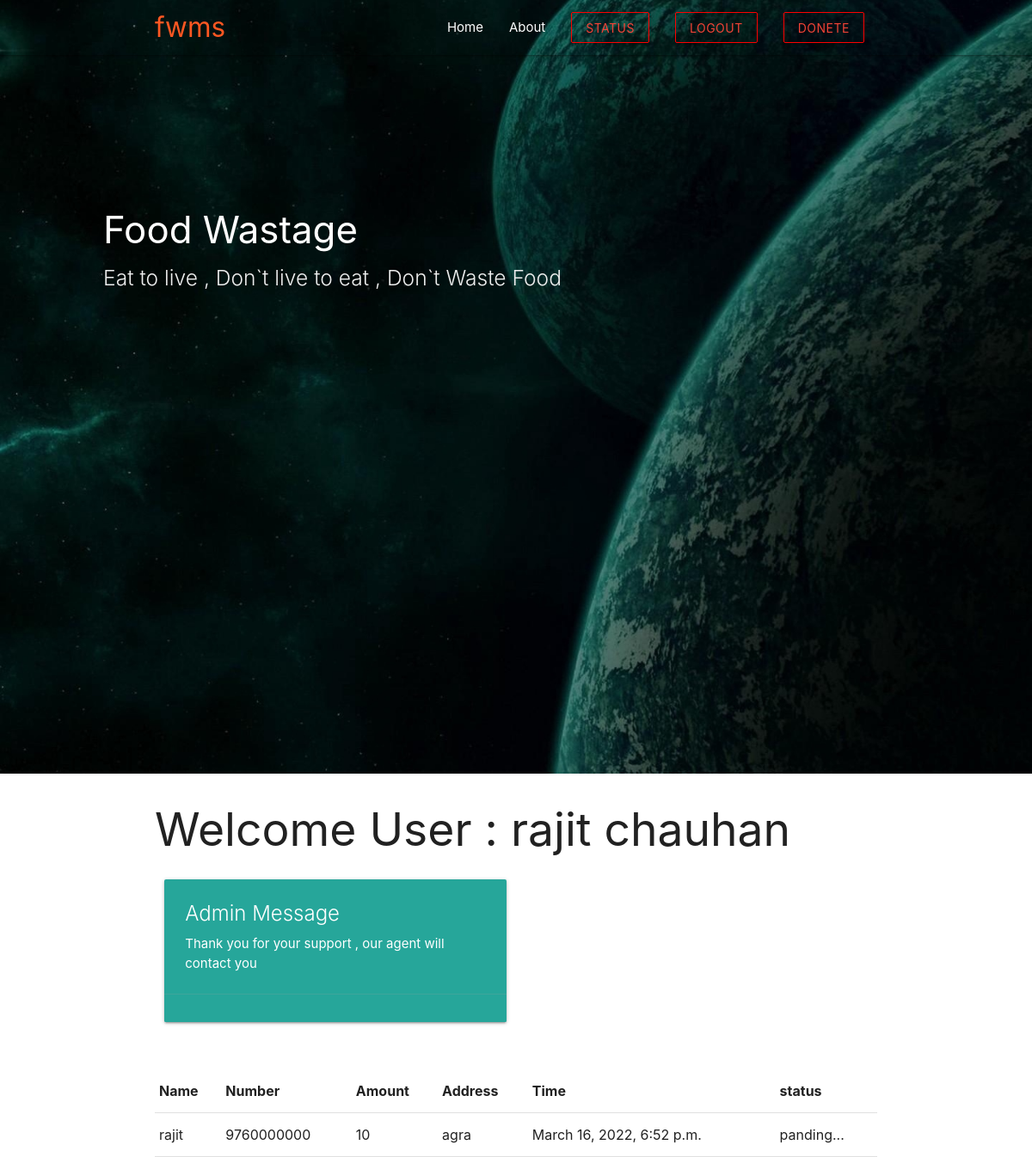
Screenshot of /status/ (signed in) with the database file from the repository.
### accounts/models.py (models this page shows, shortened)
class Donate_Food(models.Model):
    user  = models.OneToOneField(User , on_delete=models.CASCADE)
    phone = models.IntegerField(default=0)
    amount = models.IntegerField(default=0)
    Address = models.CharField(max_length=100)
    Donate_time = models.DateTimeField(auto_now_add=True)
    status = models.CharField(max_length=100 , default="panding...")
    message = models.CharField(max_length=100 , default='Thank you for your support  , our agent will contact you')
    FeedBack = models.TextField(default='.')

### accounts/views.py (the view)
# urls.py: path('status/' , accounts_views.status , name="status"),
def status(request):
    details = Donate_Food.objects.filter(user=request.user)
    return render(request , 'accounts/status.html' , {'details' : details})

### accounts/templates/accounts/status.html (shortened to what this page needs)
{% extends 'accounts/profile.html' %}
{% block content %}
<div class="container">
  <table>
        <thead>
          <tr>
              <th>Name</th>
              <th>Number</th>
              <th>Amount</th>
              <th>Address</th>
              <th>Time</th>
              <th>status</th>
          </tr>
        </thead>
        <tbody>
          {% for Details in details %}
          <tr>
            <td>{{ Details.user }}</td>
            <td>{{ Details.phone }}</td>
            <td>{{ Details.amount }}</td>
            <td>{{ Details.Address }}</td>
            <td>{{ Details.Donate_time }}</td>
            <td>{{ Details.status }}</td>
          </tr>
            <div class="row">
            <div class="row">
            <div class="col s12 m6">
           <div class="card teal lighten-1">
           <div class="card-content white-text">
          <span class="card-title">Admin Message</span>
          <p>{{ Details.message }}</p>
         </div>
          <div class="card-action">
    {% endfor %}
           </div>
          </div>
               </div>
                 </div>
                </div>
               </div>
{% endblock %}

### accounts/templates/accounts/profile.html (shortened to what this page needs)
{% load static  %}
<html lang="en" dir="ltr">
  <head>
    <link rel="stylesheet" type="text/css" href="{% static 'style.css' %}">
      <link rel="stylesheet" href="https://use.fontawesome.com/releases/v5.0.13/css/all.css">
      <link rel="stylesheet" href="https://cdnjs.cloudflare.com/ajax/libs/materialize/1.0.0-beta/css/materialize.min.css">
  </head>
  <body>
    <header>
    	<nav class="nav-wrapper transparent">
            <div class="container">
              <a href="{% url 'home' %}" class="brand-logo" style=" color:#ff5722; " >fwms</a>
              <ul class="right hide-on-med-and-down">
                <li><a href="{% url 'home' %}">Home</a></li>
                <li><a href="">About</a></li>
               <li><a href="{% url 'status' %}" class="btn transparent red-text" id="btn">Status</a></li>
                <li><a href="{% url 'logout' %}" class="btn transparent red-text" id="btn">LogOut</a></li>
                <li><a href="{% url 'Donate'  %}" class="btn transparent red-text" id="btn">Donete</a></li>
              </ul>
            </div>
          </nav>
     <div class="caption left-align" style=" margin-top : 15%; margin-left : 10%; ">
     	<h3 class="white-text">Food Wastage </h3>
     	<h5 class="light grey-text text-lighten-3">Eat to live , Don`t live to eat , Don`t Waste Food</h5>
     </div>
</header>
  <div class="container">
    <h2>Welcome User :  {{ user.first_name }} <span>{{ user.last_name }}</span>  </h2>
  </div>
  {% block content %}
  {% endblock %}
  </body>
</html>

### assets/style.css (style rules this page uses)
header { background: url('fbg.jpg'); background-size: cover; background-position: center; min-height: 900px; max-height: 900px; }

### accounts/templates/accounts/profile.html (style rules this page uses)
#btn { border: 1px red solid; }

### rows the page displays
Donate_Food: user "rajit", phone "9760000000", amount "10", Address "agra", Donate_time "March 16, 2022, 6:52 p.m.", status "panding...", message "Thank you for your support , our agent will contact you"

### other values shown
{{ user.first_name }} "rajit"
{{ user.last_name }} "chauhan"
